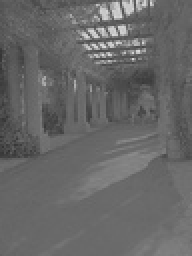
%> input picture img/contrast.jpg, 96 x 128 px, shrunk from 300 x 400 before the run (shown 2 times larger)
$ octave contrast.m   (GNU Octave 9; MATLAB toolbox functions it lacks are replaced by stand-ins)
%> lines starting %> are read from the running program, lines starting %| are printed output that depends on the picture
### hist.m
function histogram=hist(img)
histogram=zeros(256,1);

height=size(img,1);
width=size(img,2);
for i=1:height
    for j=1:width
        for l=1:256
            if img(i,j)==l-1
                histogram(l)=histogram(l)+1;
            end

        end
    end

end
graph=bar(0:size(histogram,1)-1,histogram,0.2,'b');
axis([0 255 0 inf])
xlabel('Warto渃i jasno渃i [0,255]');
ylabel('Liczba punkt體 o danej jasno渃i');
end

### contrast.m

%% Contrast changing
% author: Konrad P쿽nka

clear all;
close all;

%% Read image to vector
img=imread('img\contrast.jpg');
%> img is the input picture: size 128x96x3 uint8; min 51, max 220, mean 103.3
img=rgb2gray(img);
%> img: size 128x96 uint8

%% Histogram determination
h=hist(img);
%> after the loop in hist, `for i=1:height`: histogram = 256 values, max 868 at index 106, min 0 at index 1, mean 48
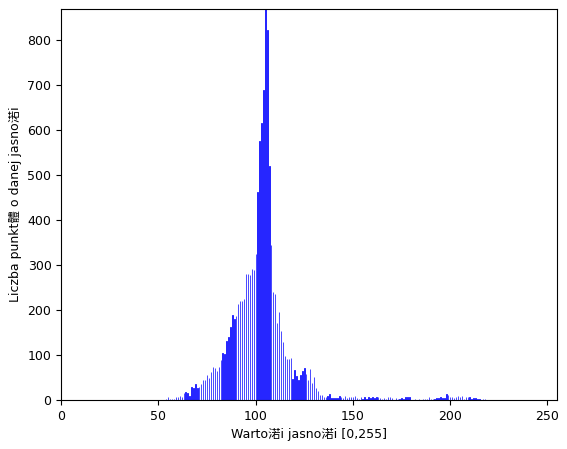
%> figure redrawn from the program's plot data; tallest bar 868 high, from x = 104.9 to 105.1
%> h has the same summary as histogram in hist

%% LUT determination
a=2; % directional coefficient

for i=0:255
    k=i+1;
        if ((a*(i-127)+127) > 255)
            LUT(k) = 255;
        elseif ((a*(i-127)+127) < 0)
            LUT(k) = 0;
        else
            LUT(k) = a*(i-127)+127;
        end
end


%% Changing elements using LUT
for i=1:size(img,1)
    for j=1:size(img,2)
       imgNew(i,j)=LUT(img(i,j)+1);
    end
end
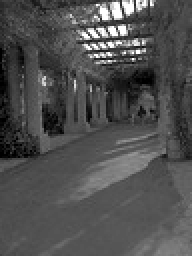
%> imgNew: size 128x96 double (shown 2 times larger); min 0, max 255, mean 79.4

%% Results
subplot(1,2,1)
imshow(uint8(img))
title('Original image','FontSize',25)
subplot(1,2,2)
imshow(uint8(imgNew))
title('Image after contrast changing','FontSize',25)
